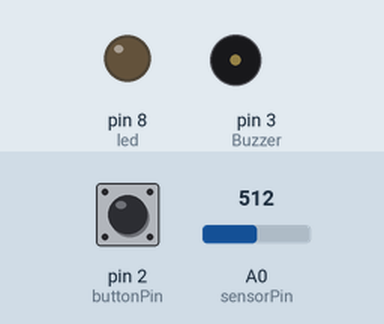
The sketch below on a simulated Arduino Uno, built with avr-gcc and run on an emulated ATmega328P. Shown: output pins drawn as LEDs (lit = HIGH), buzzer (waves = sounding). The test bench sets the inputs (shaded band); at power-on: pin 2 (buttonPin) HIGH, A0 (sensorPin) = 512.

Above: at 1.2 s.
1.3 s: pin 2 (buttonPin) pulled LOW for 0.15 s
At 1.78 s:
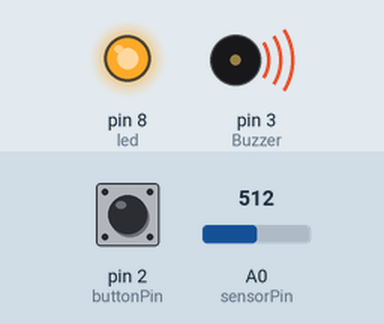
4.3 s: A0 (sensorPin) set to 1023
7.3 s: A0 (sensorPin) set to 306
10.3 s: pin 2 (buttonPin) pulled LOW for 1 s
At 11.8 s:
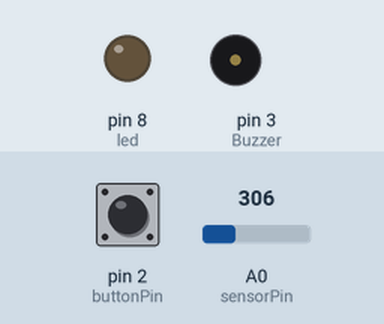
12.8 s: pin 2 (buttonPin) pulled LOW for 3.2 s
At 13.4 s:
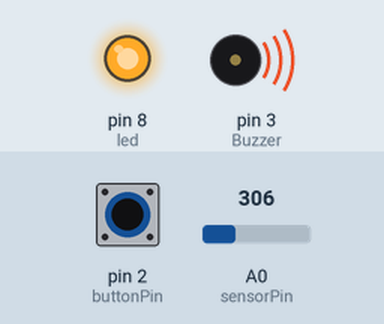
17.5 s: A0 (sensorPin) set to 900
At 23.39 s:
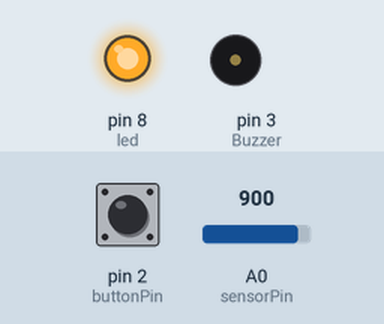
Timing chart, 0 to 33.7 s (numbered marks = the images above; inputs shaded):
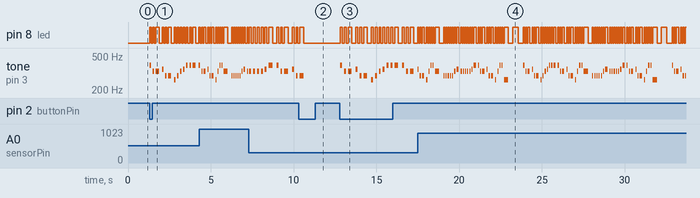

Measured:
- after the input at 1.3 s, pin 8 (led): LOW → HIGH at once, → LOW 0.09 s later, → HIGH 0.09 s later, → LOW 0.09 s later, … (27 changes in this stretch); tone on pin 3 (Buzzer): plays 392 Hz for 0.09 s, 330 Hz for 0.09 s, 330 Hz for 0.18 s, 349 Hz for 0.09 s, 294 Hz for 0.09 s, 294 Hz for 0.18 s … (14 notes in this stretch), starting at once
- after the input at 10.3 s, pin 8 (led): goes on until 10.6 s, then stays LOW; tone on pin 3 (Buzzer): goes on until 10.6 s, then stays silent
- after the input at 12.8 s, pin 8 (led): LOW → HIGH at once, → LOW 0.12 s later, → HIGH 0.12 s later, → LOW 0.12 s later, … (32 changes in this stretch); tone on pin 3 (Buzzer): plays 392 Hz for 0.12 s, 330 Hz for 0.12 s, 330 Hz for 0.23 s, 349 Hz for 0.12 s, 294 Hz for 0.12 s, 294 Hz for 0.23 s … (16 notes in this stretch), starting at once

The sketch:

button_res_small_star.ino
```cpp
/*小星星前奏曲*/
//不用迴圈彈奏音樂,避掉按鈕接受訊號時間
//請自創一段小音樂
//ppt CH11-17
//ppt CH11-21
int sensorPin = A0;
int sensorValue = 0;
int outputValue = 0;
#include <Bounce2.h>
#define delayTime 20 //定義延遲時間
#define buttonPin 2   //定義按鈕接腳
#define   Buzzer   3    // 定義Buzzer腳位
int led=8;
int i;
Bounce bouncer = Bounce(buttonPin, delayTime);
boolean buttonState=HIGH;//按鈕狀態初始值設為1,按下為0
int Frequency[]={0,262,294,330,349,392,494,532};//設定X Do Re Mi Fa So La Si Do
int arr[] = {5,3,3,4,2,2,1,2,3,4,5,5,5,5,3,3,4,2,2,1,3,5,5,3,2,2,2,2,2,3,4,3,3,3,3,3,4,5,5,3,3,4,2,2,1,3,5,5,1};
int beat[]= {1,1,2,1,1,2,1,1,1,1,1,1,2,1,1,2,1,1,2,1,1,1,1,4,1,1,1,1,1,1,2,1,1,1,1,1,1,2,1,1,2,1,1,2,1,1,1,1,4};

int duartion;
void setup() {
  pinMode(buttonPin, INPUT_PULLUP); //定義按鈕接腳為輸入並啟用開發板內建的上拉電阻
  pinMode(Buzzer, OUTPUT); // 設定D3為數位輸出
  pinMode(led,OUTPUT);
 digitalWrite(led,LOW);//關閉LED燈
  noTone(Buzzer);
}
void loop(){
  sensorValue = analogRead(sensorPin);
  outputValue = map(sensorValue, 0, 1023, 300, 1000);
  duartion=60000/outputValue;//計算每拍時間
  if (bouncer.update() == true && bouncer.read() == LOW){   //讀取接腳的狀態且判斷狀態是否有變化，因此這段程式碼的功能是當狀態發生變化且為低電位時改變 LED 的狀態。
    buttonState = !buttonState;
    Serial.println(buttonState);
  }
  if(buttonState==0){
    tone(Buzzer,Frequency[arr[i]]); //發出Frequency陣列內之聲音配合節拍
    digitalWrite(led,HIGH);
    delay(beat[i]*duartion);
    noTone(Buzzer);//停止發出聲音
    digitalWrite(led,LOW);
    delay(beat[i]*duartion);
    if(i==49){
      i = 0;
    } else {
      i = i+1;
    }
  } else {
    i=0;
    noTone(Buzzer);
    digitalWrite(led,LOW);//關閉LED燈
  }
}
```
